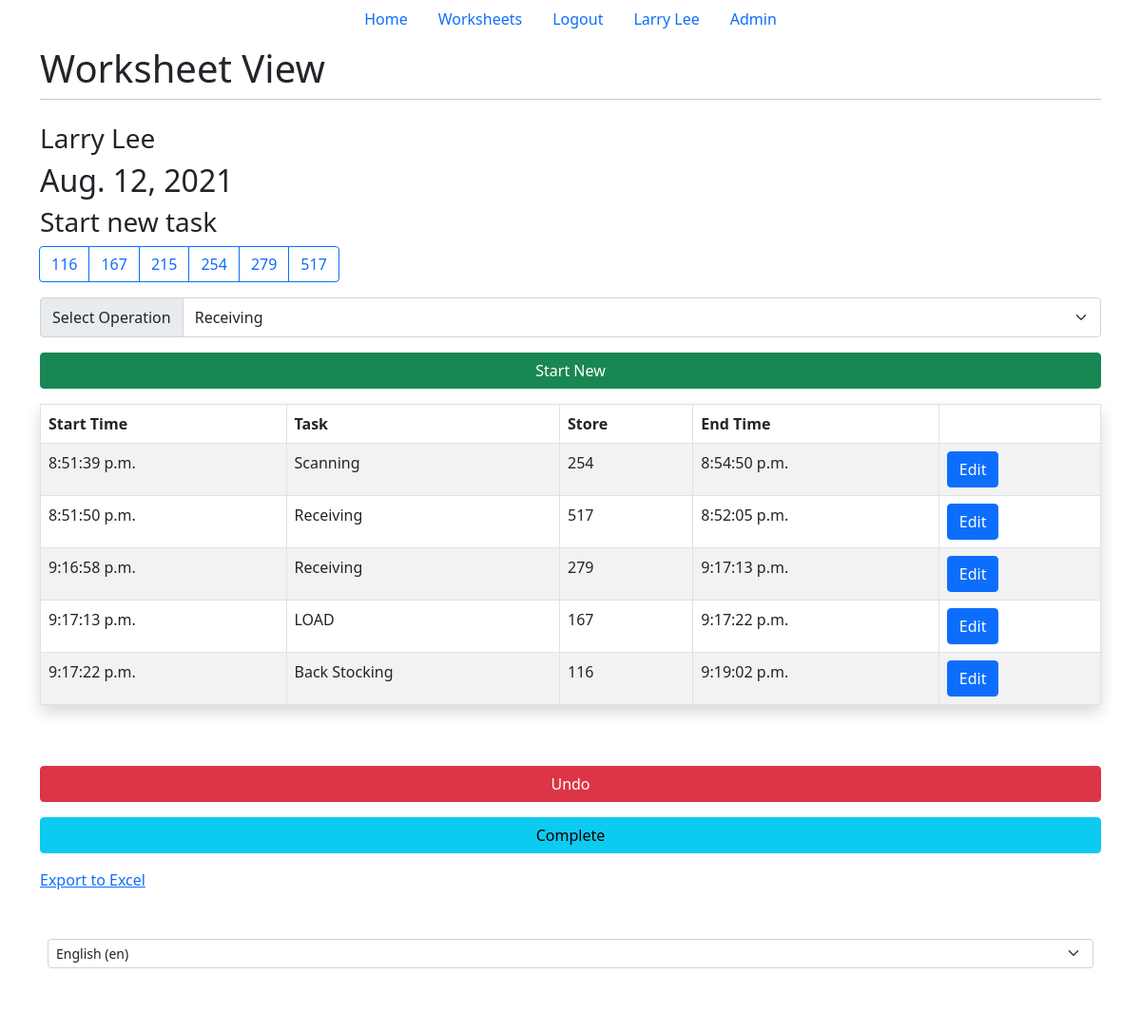
Screenshot of /tracker/25/ (signed in) with the database file from the repository.
### main/models.py (models this page shows, shortened)
class Worksheet(models.Model):
    user = models.ForeignKey(
        User,
        on_delete=models.CASCADE,
        related_name="worksheet",
        null=True
    )
    name = models.CharField(max_length=20)
    date = models.DateField(name="date", auto_now_add=True)
    complete = models.BooleanField(db_column="Completed", default=False)
    stores = STORE_CHOICES
    class Meta:
        verbose_name = _("Worksheet")
        verbose_name_plural = _("Worksheets")
    operations = OPERATION_CHOICES

class Entry(models.Model):
    worksheet = models.ForeignKey(Worksheet, on_delete=models.CASCADE)
    start_time = models.TimeField(_("Start Time"))
    operation = models.CharField(
        _("Operation"), choices=OPERATION_CHOICES, max_length=50)
    store = models.IntegerField(_("Store"), choices=STORE_CHOICES, default=116)
    end_time = models.TimeField(_("End time"), null=True, blank=True)
    class Meta:
        verbose_name = _("entry")
        verbose_name_plural = _("entries")
    def __str__(self):
        day = self.worksheet.date.strftime('%A')
        start = self.start_time.strftime('%I:%M:%S %p')
        if self.end_time == None:
            end = "None"
        else:
            end = self.end_time.strftime('%I:%M:%S %p')
        return day + "-" + str(self.store) + "-" + self.operation + "-" + start + "-" + end

### tracker/views.py (the view, shortened to what this page needs)
# urls.py: path('tracker/', include('tracker.urls')),
def tracker(response, id):
    try:
        ws = Worksheet.objects.get(id=id)
    except (Worksheet.DoesNotExist, AttributeError) as e:
        print(e)
        return HttpResponseRedirect('/')
    if (user_can_view(response, ws)):
        response.session['ws'] = id
        return render(response, 'tracker/tracker.html', {"ws": ws})
    return render(response, "worksheets.html", {"ws": ws})

### tracker/views.py (called while the page is built)
def user_can_view(response, ws):
    if response.user.is_superuser:
        return True
    if ws in response.user.worksheet.all():
        return True
    return False

### tracker/templates/tracker/tracker.html (shortened to what this page needs)
{% extends 'base.html' %}
{% load i18n %}
{% block title2 %}{% trans "Worksheet View" %}{% endblock title2 %}
{% block content %}
{% if user.is_authenticated %}
<h3>{{ws.name}}</h3>
<h2>{{ws.date}}</h2>
<h3>{% trans "Start new task" %}</h3>
<div class="d-grid gap-3">
    <form method="post" action="#" , class="form-group">
        <div class="d-grid gap-3">
            <div class="btn-group-lg gap-3 me-1" role="toolbar" aria-label="Toolbar with button groups">
                <div class="btn-group" role="group" aria-label="Basic radio toggle button group">
                    {% for item_number, item_desc in ws.stores %}
                    <label class="btn btn-outline-primary" for="btnradio{{forloop.counter}}">{{item_number}}</label>
                    {% endfor %}
                </div>
            </div>
            <div class="input-group">
                <div class="input-group-text" id="btnGroupAddon">{% trans "Select Operation" %}</div>
                <select class="form-select form-control-lg" name="operation_list" id="mySelect" aria-describedby="btnGroupAddon" required>
                    {% for item_name, item_desc in ws.operations %}
                        <option value="{{ item_name }}">{{item_desc}}</option>
                    {% endfor %}
                </select>
            </div>
            <div class="d-grid gap-3">
                <button class="btn btn-success" type="submit" name="start_new" , value="start_new">{% trans "Start New" %}</button>
            </div>
        </div>
    </form>
    <table class="table table-striped table-hover table-bordered shadow p-3 mb-5 bg-body rounded">
        <thead>
            <tr>
                <th scope="col">{% trans "Start Time" %}</th>
                <th scope="col">{% trans "Task" %}</th>
                <th scope="col">{% trans "Store" %}</th>
                <th scope="col">{% trans "End Time" %}</th>
                <th scope="col"></th>
            </tr>
        </thead>
        <tbody>
            {% for entry in ws.entry_set.all %}
            <tr>
                <td colspan="1">{{entry.start_time}}</td>
                <td colspan="1">{{entry.operation}}</td>
                <td colspan="1">{{entry.store}}</td>
                <td colspan="1">{{entry.end_time}}</td>
                <td colspan="1"><a href="update/{{entry.id}}">
                    <button type="button" class="btn btn-primary">{% trans "Edit" %}</button>
                </a></td>
            </tr>
            {% endfor %}
        </tbody>
    </table>
    <button type="button" class="btn btn-danger" data-bs-toggle="modal" data-bs-target="#undo_button">
        {% trans "Undo" %}
    </button>
    <form method="post" action="#" , class="form-group">
        <div class="d-grid gap-3">
            <button class="btn btn-info" type="submit" name="complete" , value="complete">{% trans "Complete" %}</button>
        </div>
    </form>
    <a href="/export">{% trans "Export to Excel" %}</a>
</div>
{% endif %}
{% endblock content %}

### main/templates/base.html (shortened to what this page needs)
{% load i18n %}
<!DOCTYPE html>
<html lang="en">
	<head>
		{% block bootstrap %}
		<link
			href="https://cdn.jsdelivr.net/npm/bootstrap@5.0.2/dist/css/bootstrap.min.css"
			rel="stylesheet"
		/>
		{% endblock bootstrap %}
	</head>
	<body>
		{% block nav %}
		<ul class="nav justify-content-center">
			<li class="nav-item">
				<a class="nav-link" href="/">{% trans "Home" %}</a>
			</li>
			{% if user.is_authenticated %}
			<li class="nav-item">
				<a class="nav-link" href="/worksheets/">{% trans "Worksheets" %}</a>
			</li>
			<li class="nav-item">
				<a class="nav-link" href="/logout/">{% trans "Logout" %}</a>
			</li>
			<li>
				<a class="nav-link">{{user.first_name}} {{user.last_name}}</a>
			</li>
			{% if user.is_superuser %}
			<li class="nav-item">
				<a class="nav-link" href="/admin/">{% trans "Admin" %}</a>
			</li>
			{% endif %} {% endif %}
		</ul>
		{% endblock nav %}
		<div class="wrapper container" id="content" , name="content" , class="main">
			<div class="row justify-content-center">
				<div class="col-12">
					<h1 class="mt-2">
						{% block title2 %}Task Tracker{% endblock title2 %}
					</h1>
					<hr class="mt-0 mb-4" />
					{% block content %}  {% endblock content %}
				</div>
			</div>
		</div>
		{% block foot %}
		<footer class="mt-auto">
			<div class="footerWrap">
				<div class="footer">
					<div class="footerContent">
						<form action="{% url 'set_language' %}" method="post">{% csrf_token %}
							<select name="language" onchange="this.form.submit()" class="form-select form-select-sm mb-3" aria-label=".form-select-lg example">
									{% get_current_language as LANGUAGE_CODE %}
									{% get_available_languages as LANGUAGES %}
									{% get_language_info_list for LANGUAGES as languages %}
									{% for language in languages %}
											<option value="{{ language.code }}"{% if language.code == LANGUAGE_CODE %} selected{% endif %}>
													{{ language.name_local }} ({{ language.code }})
											</option>
									{% endfor %}
							</select>
					</form>
					</div>
				</div>
		</div>
		</footer>
		{% endblock foot %}
	</body>
</html>

### main/templates/base.html (style rules this page uses)
footer { background: rgba(10, 0, 0, 0.055); bottom: 0px; width: 100%; text-align: center; }
.footerWrap { width:100%; }
.footer { width: 100%; margin:auto; }
.footerContent { float:left; width:100%; background: rgb(255, 255, 255); padding:50px 50px; }
html, body { max-width: 100%; overflow-x: hidden; }

### rows the page displays
Worksheet: name "Larry Lee", date "Aug. 12, 2021", operation_list "Receiving"
Entry: start_time "8:51:39 p.m.", operation "Scanning", store "254", end_time "8:54:50 p.m."
Entry: start_time "8:51:50 p.m.", operation "Receiving", store "517", end_time "8:52:05 p.m."
Entry: start_time "9:16:58 p.m.", operation "Receiving", store "279", end_time "9:17:13 p.m."
Entry: start_time "9:17:13 p.m.", operation "LOAD", store "167", end_time "9:17:22 p.m."
Entry: start_time "9:17:22 p.m.", operation "Back Stocking", store "116", end_time "9:19:02 p.m."

### other values shown
{{ user.first_name }} "Larry"
{{ user.last_name }} "Lee"
{{ item_number }} "116" "167" "215" "254" "279" "517"
form field language "English (en)"
